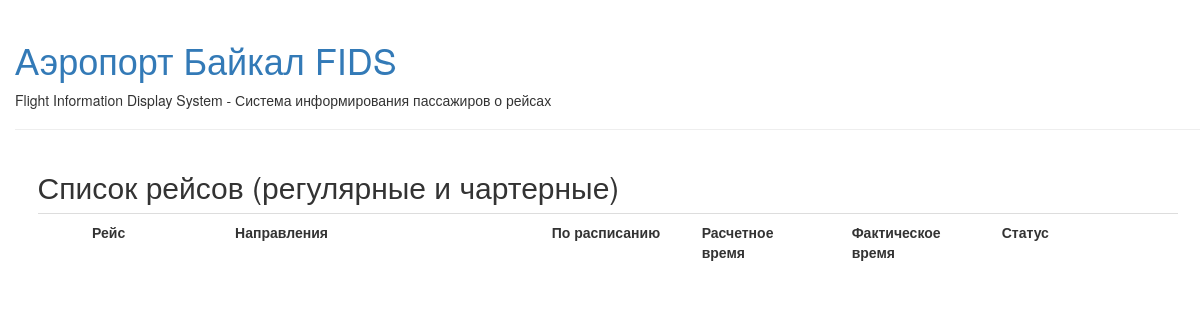
The page /fids/ on the database as committed earlier.
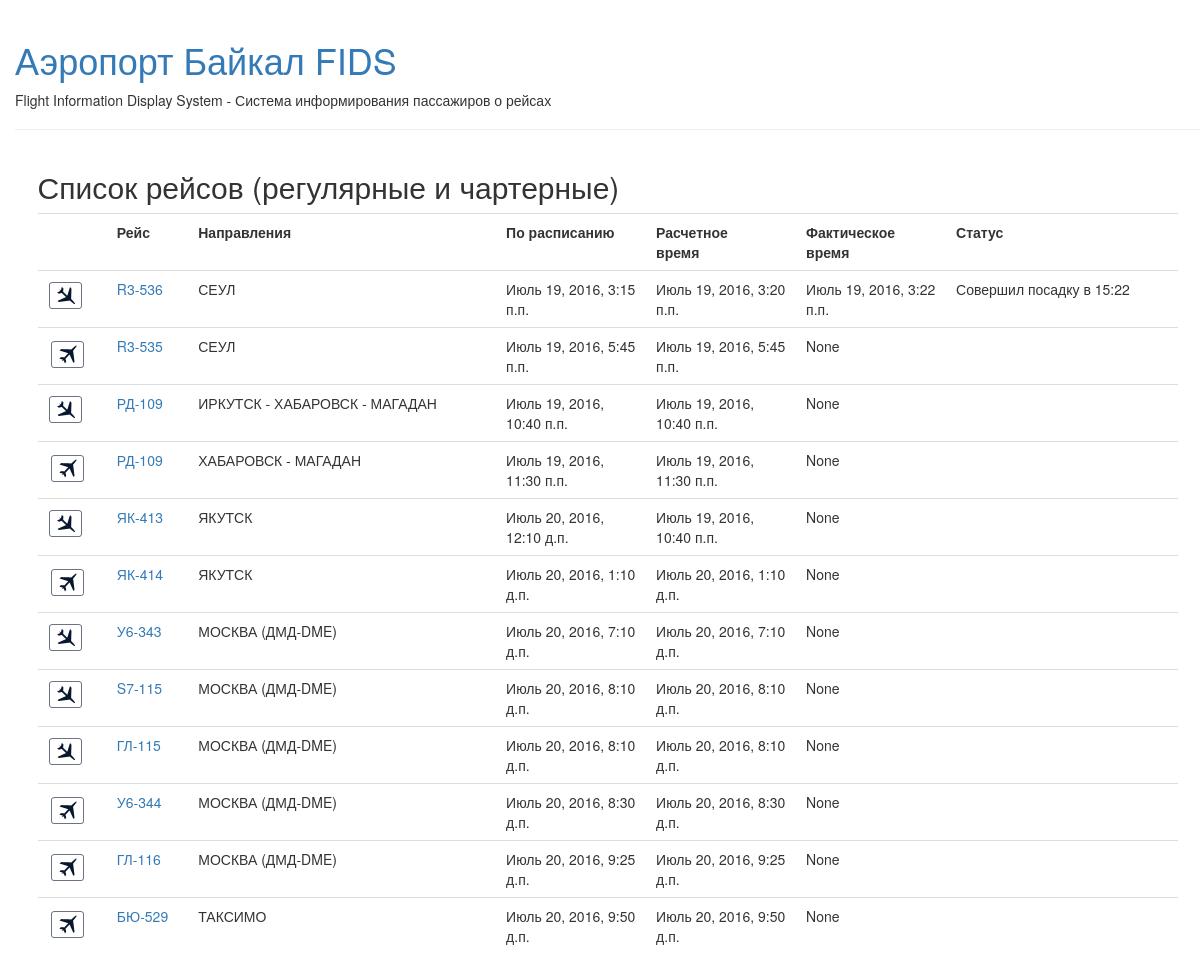
The same page on the database as committed later.
### flightinfosystem/models.py (models this page shows, shortened)
class Flight(models.Model):
    fly = models.CharField("Рейс", max_length=9)
    ad = models.IntegerField("Направление")
    punktdist = models.CharField("Маршрут", max_length=100, blank=True)
    portdist = models.CharField("Аэропорты по маршруту", max_length=100, blank=True)
    aircraft = models.CharField("Тип ВС", max_length=10)
    carrname = models.CharField("Перевозчик", max_length=35)
    status = models.CharField("Статус рейса из AODB", max_length=60, blank=True)
    timeplan = models.DateTimeField("Время по плану", null=True, blank=True)
    timeexp = models.DateTimeField("Время расчетное", null=True, blank=True)
    timefact = models.DateTimeField("Время по факту", null=True, blank=True)
    def isarrivals(self):
        if self.ad == 1:
            return True
        else:
            return False

### flightinfosystem/views.py (the view)
def flight_list(request, past=11, future=11):
    now = timezone.now()
    pasttime = now - datetime.timedelta(seconds=past * 3600)
    futuretime = now + datetime.timedelta(seconds=future * 3600)
    flights = Flight.objects.filter(timeplan__lt=futuretime).filter(timeplan__gt=pasttime).order_by('timeplan')
    return render(request, 'flightinfosystem/flight_list.html', {'flights': flights})

### flightinfosystem/templates/flightinfosystem/flight_list.html
{% extends 'flightinfosystem/base.html' %}
{% block content %}
    <div>
        <h2>Список рейсов (регулярные и чартерные)</h2>
    </div>
    <div>
        <table class="table">
            <tr>
                <th></th>
                <th>Рейс</th>
                <th>Направления</th>
                <th width="150">По расписанию</th>
                <th width="150">Расчетное<br>время</th>
                <th width="150">Фактическое<br>время</th>
                <th>Статус</th>
            </tr>
        {% for flight in flights %}
            <tr>
                <td>
                    {% if flight.isarrivals  %}
                        <img src="/static/img/arrive.gif">
                    {% else %}
                        <img src="/static/img/depart.gif">
                    {% endif %}
                </td>
                <td><a href=" {% url 'fids:flight_detail' flight.id %}">{{ flight.fly }}</a></td>
                <td>{{ flight.portdist }}</td>
                <td>{{ flight.timeplan }}</td>
                <td>{{ flight.timeexp }}</td>
                <td>{{ flight.timefact }}</td>
                <td>{{ flight.status }}</td>
            </tr>
        {% endfor %}
        </table>
    </div>
{% endblock content %}

### flightinfosystem/templates/flightinfosystem/base.html (shortened to what this page needs)
{% load staticfiles %}
<!DOCTYPE html>
<html lang="en">
<head>
    <link rel="stylesheet" href="//maxcdn.bootstrapcdn.com/bootstrap/3.2.0/css/bootstrap.min.css">
    <link rel="stylesheet" href="//maxcdn.bootstrapcdn.com/bootstrap/3.2.0/css/bootstrap-theme.min.css">
    <link rel="stylesheet" href="{% static 'css/style.css' %}">
</head>
<body>
    <div class="page-header">
        <h1><a href="/fids">Аэропорт Байкал FIDS</a></h1>
        <p>Flight Information Display System - Система информирования пассажиров о рейсах</p>
    </div>
    <div class="content container">
        {% block content %}
        {% endblock %}
    </div>
</body>
</html>

### flightinfosystem/static/css/style.css (style rules this page uses)
h1 { color: #FCA205; align-self: center; }
body { padding-left: 15px; }

Rows that differ between the two databases and show on the page:
added Flight: ad 1 (drawn), fly "R3-536", portdist "СЕУЛ", timeplan "Июль 19, 2016, 3:15 п.п.", timeexp "Июль 19, 2016, 3:20 п.п.", timefact "Июль 19, 2016, 3:22 п.п.", status "Совершил посадку в 15:22"
added Flight: ad 0 (drawn), fly "R3-535", portdist "СЕУЛ", timeplan "Июль 19, 2016, 5:45 п.п.", timeexp "Июль 19, 2016, 5:45 п.п.", timefact "None"
added Flight: ad 1 (drawn), fly "РД-109", portdist "ИРКУТСК - ХАБАРОВСК - МАГАДАН", timeplan "Июль 19, 2016, 10:40 п.п.", timeexp "Июль 19, 2016, 10:40 п.п.", timefact "None"
added Flight: ad 0 (drawn), fly "РД-109", portdist "ХАБАРОВСК - МАГАДАН", timeplan "Июль 19, 2016, 11:30 п.п.", timeexp "Июль 19, 2016, 11:30 п.п.", timefact "None"
added Flight: ad 1 (drawn), fly "ЯК-413", portdist "ЯКУТСК", timeplan "Июль 20, 2016, 12:10 д.п.", timeexp "Июль 19, 2016, 10:40 п.п.", timefact "None"
added Flight: ad 0 (drawn), fly "ЯК-414", portdist "ЯКУТСК", timeplan "Июль 20, 2016, 1:10 д.п.", timeexp "Июль 20, 2016, 1:10 д.п.", timefact "None"
added Flight: ad 1 (drawn), fly "У6-343", portdist "МОСКВА (ДМД-DME)", timeplan "Июль 20, 2016, 7:10 д.п.", timeexp "Июль 20, 2016, 7:10 д.п.", timefact "None"
added Flight: ad 1 (drawn), fly "S7-115", portdist "МОСКВА (ДМД-DME)", timeplan "Июль 20, 2016, 8:10 д.п.", timeexp "Июль 20, 2016, 8:10 д.п.", timefact "None"
added Flight: ad 1 (drawn), fly "ГЛ-115", portdist "МОСКВА (ДМД-DME)", timeplan "Июль 20, 2016, 8:10 д.п.", timeexp "Июль 20, 2016, 8:10 д.п.", timefact "None"
added Flight: ad 0 (drawn), fly "У6-344", portdist "МОСКВА (ДМД-DME)", timeplan "Июль 20, 2016, 8:30 д.п.", timeexp "Июль 20, 2016, 8:30 д.п.", timefact "None"
added Flight: ad 0 (drawn), fly "ГЛ-116", portdist "МОСКВА (ДМД-DME)", timeplan "Июль 20, 2016, 9:25 д.п.", timeexp "Июль 20, 2016, 9:25 д.п.", timefact "None"
added Flight: ad 0 (drawn), fly "БЮ-529", portdist "ТАКСИМО", timeplan "Июль 20, 2016, 9:50 д.п.", timeexp "Июль 20, 2016, 9:50 д.п.", timefact "None"
